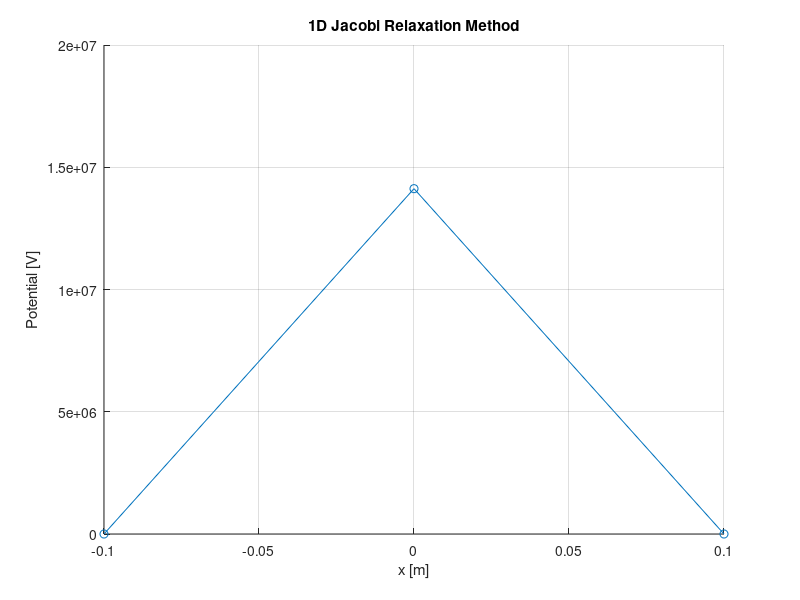

This chart was generated by the following MATLAB code:
%% Jacobi Relaxation Method, 3D
% This algorithm is designed to calculate the electric potential along the x 
% axes between two plates of a capacitor utilizing the Jacobi relaxation method.

%% Paramater
dx = 0.1;
x = -0.1:dx:0.1;          % distance between the plates
v0 = 1;                   % lower bound
vL = 0;                   % grounded plate, upper bound

q = .0025;                % point charge [C]
eNaught = 8.85*10^-12;    % permittivity of free space
V = zeros(1,length(x));  
V(length(x)) = vL;        % set boundary condition
V(1) = v0;                % set boundary condition

chgPos = 0;                              % charge located at origin
[chgRow, chgCol] = find(x == chgPos);    % find charge position within x vector
Vold=V;                  

epsilon = 1*10^-5;        % convergence parameter
DV=1000;                  % iterative residual set to 100 to enter loop

Vnew=Vold;
%% Calculations
while DV > epsilon
    for i = 2:(length(x)-1)
        if i == chgCol
            Vnew(i)=(1/2).*(((q*dx)/eNaught)+Vold(i-1)+Vold(i+1));
        else
            Vnew(i) = (1/2).*(Vold(i-1)+Vold(i+1));
        end
    end
 
    DV=sum(abs(Vnew-Vold));   % iterative residual
    Vold = Vnew;               
end

Vnew(chgRow, chgCol);

%% Plotting
figure(1);
hold on;
grid on;

% label title and axes
title('1D Jacobi Relaxation Method');
xlabel('x [m]');
ylabel('Potential [V]');

%% plot
plot(x,Vnew,'-o');
hold off;